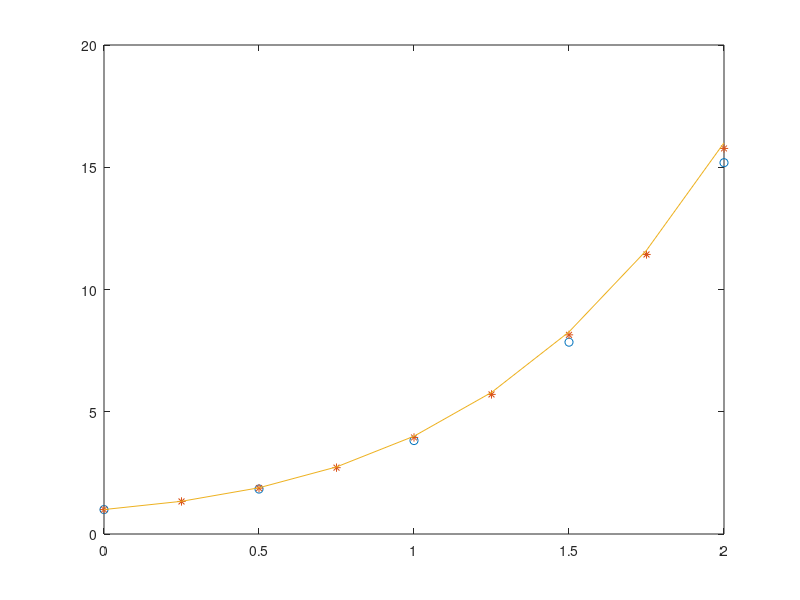

This figure's MATLAB source:
clear all; clc;
dx = .5;
t = 0:dx:2;
y(1) = 1;
f = @(t,y) (1+2*t)*sqrt(y);
for n = 1:length(t)
    if n < length(t)
        k1 = f(t(n), y(n));
        k2 = f(t(n) + dx/2, y(n) + k1*dx/2);
        y(n+1) = y(n) + k2*dx;
    end
end

plot(t,y,'o');
hold on;

dx = .25;
t = 0:dx:2;
for n = 1:length(t)
    if n < length(t)
        k1 = f(t(n), y(n));
        k2 = f(t(n) + dx/2, y(n) + k1*dx/2);
        y(n+1) = y(n) + k2*dx;
    end
end

plot(t,y,'*');

f = @(t) (t./2 + (t.^2)./2 + 1).^2;
plot(t, f(t));


